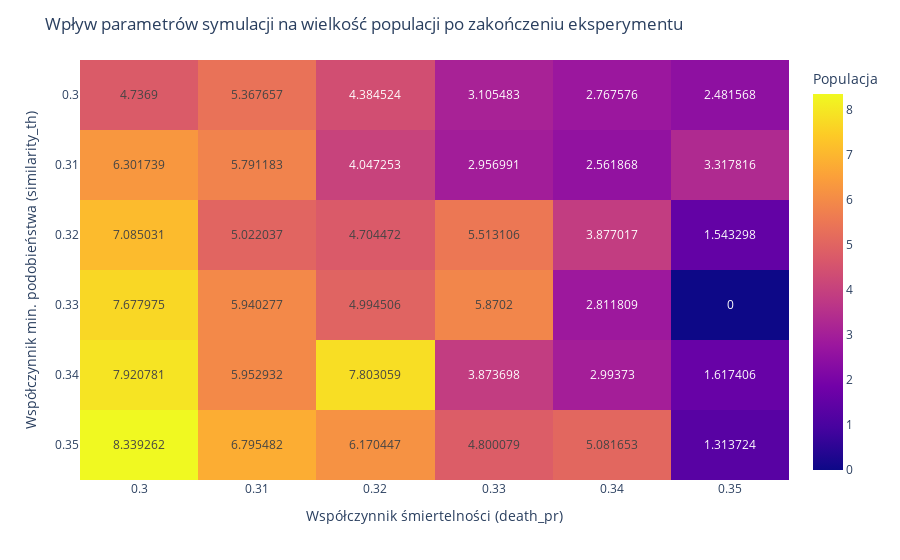

Write notebook code for a chart like this one.
### Code cell
Plots.heatmap(np.log1p(results), death_pr, similarity_th, labels).show()

### Figure 1 — Plotly figure (JSON) as saved in the notebook; plotly's stock layout.template omitted (floating-point values rounded to 4 significant figures)
{"data": [{"coloraxis": "coloraxis", "hovertemplate": "Współczynnik śmiertelności (death_pr): %{x}<br>Współczynnik min. podobieństwa (similarity_th): %{y}<br>Populacja: %{z}<extra></extra>", "name": "0", "texttemplate": "%{z}", "type": "heatmap", "x": [0.3, 0.31, 0.32, 0.33, 0.34, 0.35], "xaxis": "x", "y": [0.3, 0.31, 0.32, 0.33, 0.34, 0.35], "yaxis": "y", "z": [[4.737, 5.368, 4.385, 3.105, 2.768, 2.482], [6.302, 5.791, 4.047, 2.957, 2.562, 3.318], [7.085, 5.022, 4.704, 5.513, 3.877, 1.543], [7.678, 5.94, 4.995, 5.87, 2.812, 0], [7.921, 5.953, 7.803, 3.874, 2.994, 1.617], [8.339, 6.795, 6.17, 4.8, 5.082, 1.314]]}], "layout": {"coloraxis": {"colorbar": {"title": {"text": "Populacja"}}, "colorscale": [[0, "#0d0887"], [0.1111, "#46039f"], [0.2222, "#7201a8"], [0.3333, "#9c179e"], [0.4444, "#bd3786"], [0.5556, "#d8576b"], [0.6667, "#ed7953"], [0.7778, "#fb9f3a"], [0.8889, "#fdca26"], [1, "#f0f921"]]}, "margin": {"t": 60}, "title": {"text": "Wpływ parametrów symulacji na wielkość populacji po zakończeniu eksperymentu"}, "xaxis": {"anchor": "y", "domain": [0, 1], "title": {"text": "Współczynnik śmiertelności (death_pr)"}}, "yaxis": {"anchor": "x", "autorange": "reversed", "domain": [0, 1], "title": {"text": "Współczynnik min. podobieństwa (similarity_th)"}}}}
